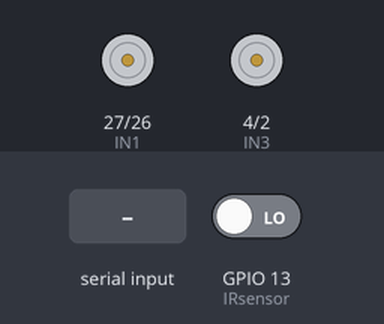
A sketch run on a simulated ESP32. On the bench: motor-driver pin pairs drawn as motors (green arrow = first pin HIGH = forward, orange = second pin HIGH = backward, longer = more drive, scaled by the enable pin). The inputs (shaded band) are chosen by the test bench; at power-on: GPIO 13 (IRsensor) LOW. Nothing arrives over Bluetooth unless stated.

Above: at 1.2 s.
1.3 s: "0" received over the second serial link
At 3.1 s:
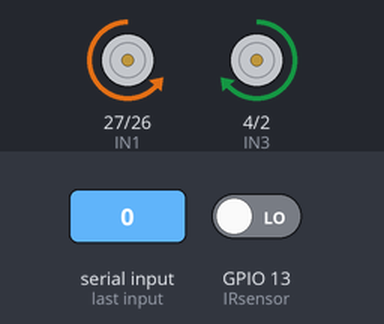
4.3 s: GPIO 13 (IRsensor) driven HIGH
At 6.0 s:
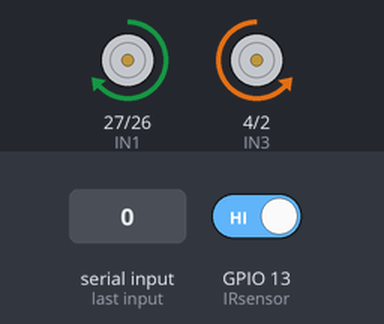
6.3 s: GPIO 13 (IRsensor) driven LOW
At 7.43 s:
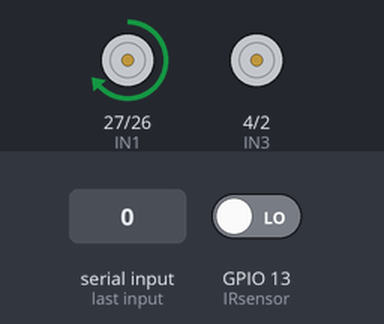
9.3 s: "1" received over the second serial link
At 11.6 s:
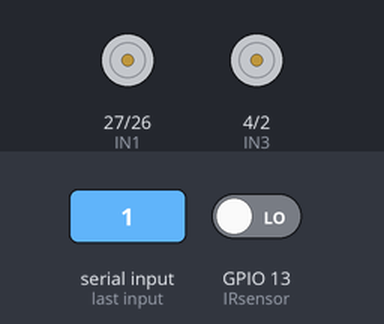
Timing chart, 0 to 11.8 s (numbered marks = the images above; inputs shaded):
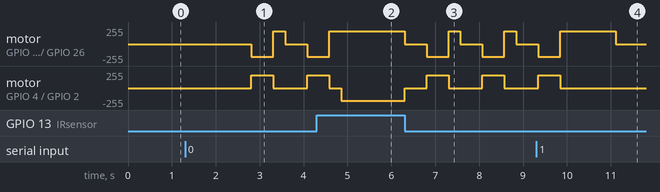

Measured:
- after the input at 1.3 s, motor on GPIO 27 (IN1) / GPIO 26 (IN2): stopped → backward 189/255 after 1.5 s, → forward 189/255 0.50 s later, → stopped 0.27 s later, → backward 189/255 0.50 s later; motor on GPIO 4 (IN3) / GPIO 2 (IN4): stopped → forward 189/255 after 1.5 s, → stopped 0.50 s later, → forward 189/255 0.77 s later
- after the input at 4.3 s, motor on GPIO 27 (IN1) / GPIO 26 (IN2): goes on until 4.6 s, then stays forward 189/255
- after the input at 9.3 s, motor on GPIO 4 (IN3) / GPIO 2 (IN4): goes on until 9.8 s, then stays stopped

The sketch:

avoid_obstecles_car.ino
```cpp
#include "BluetoothSerial.h"


BluetoothSerial SerialBT;


//init value for blutooth
String BlueValue = "1";

// Left Motor
int IN1 = 27;
int IN2 = 26;
int motorLSpeed = 14;

//Right Motor
int IN3 = 4;
int IN4 = 2;
int motorRSpeed = 15;

// Setting PWM properties
const int freq = 30000;
const int pwmChannel_0 = 0;   //for left motor
const int pwmChannel_1 = 1;  //for right motor
const int resolution = 8;
int dutyCycle = 190;

//IR sensor
int IRsensor =13;
int sensor_reading = 1;


void setup()
{
  // sets the pins as outputs:
    //left motor
  pinMode(IN1, OUTPUT);
  pinMode(IN2, OUTPUT);
  pinMode(motorLSpeed, OUTPUT);
    //Right motor
  pinMode(IN3, OUTPUT);
  pinMode(IN4, OUTPUT);
  pinMode(motorRSpeed, OUTPUT);


  // configure LED PWM functionalitites
  ledcSetup(pwmChannel_0, freq, resolution);
  ledcSetup(pwmChannel_1, freq, resolution);

  // attach the channel to the GPIO to be controlled
  ledcAttachPin(motorLSpeed, pwmChannel_0);
  ledcAttachPin(motorRSpeed, pwmChannel_1);

  //Bluetooth Control
  Serial.begin(115200);
  SerialBT.begin("MY_CAR");

}

/*
 * function to send Robot forward by:
 * sending HIGH signal to left and Right motors
 */
void forward()
{digitalWrite(IN1,1);
 digitalWrite(IN2,0);
 digitalWrite(IN3,0);
 digitalWrite(IN4,1);
 ledcWrite(pwmChannel_0, dutyCycle);
 ledcWrite(pwmChannel_1, dutyCycle);
}

/*
 * function to send Robot backward by:
 * sending HIGH signal to left and Right motors BUT:
 * in reverse directions
 */
void backward()
{
  digitalWrite(IN1,0);
 digitalWrite(IN2,1);
 digitalWrite(IN3,1);
 digitalWrite(IN4,0);
 ledcWrite(pwmChannel_0, dutyCycle);
 ledcWrite(pwmChannel_1, dutyCycle);
}
/*
 * function to send Robot in Right direction by:
 * sending LOW signal to left and HIGH signal to Right motors
 */

void right()
{
  digitalWrite(IN1,1);
 digitalWrite(IN2,0);
 digitalWrite(IN3,0);
 digitalWrite(IN4,0);
 ledcWrite(pwmChannel_0, dutyCycle);
 ledcWrite(pwmChannel_1, 0);
}

/*
 * function to send Robot in Left direction by:
 * sending HIGH signal to left and LOW signal to Right motors
 */

void left()
{digitalWrite(IN1,0);
 digitalWrite(IN2,0);
 digitalWrite(IN3,0);
 digitalWrite(IN4,1);
 ledcWrite(pwmChannel_0, 0);
 ledcWrite(pwmChannel_1, dutyCycle);
}

/*
 * function to stop movement:
 * sending LOW signal to left and Right motors
 */
void stopp()
{digitalWrite(IN1,0);
 digitalWrite(IN2,0);
 digitalWrite(IN3,0);
 digitalWrite(IN4,0);
 ledcWrite(pwmChannel_0, 0);
 ledcWrite(pwmChannel_1, 0);
}

void loop()
{
  if(SerialBT.available())
  {
    BlueValue= SerialBT.readString();
//Serial.println(BlueValue);
  }

  if(BlueValue == "0" || BlueValue == "start")
  {
    sensor_reading =digitalRead(IRsensor); //update reading sensor value
    //Serial.println(sensor_reading);

    if(sensor_reading == LOW)    //"0" ---> start
    {

      stopp();
      delay(500);   // stop time
      backward();
      delay(500);  //backward time
      right();
      delay(250);  //Right direction time(***NEED TO BE TESTED***)

    }
    else
    {
      forward();

    }
  }
  else if(BlueValue == "1" || BlueValue == "stop")   //"1" ---> stop
  {
    stopp();
  }

  delay(20);

}
```
